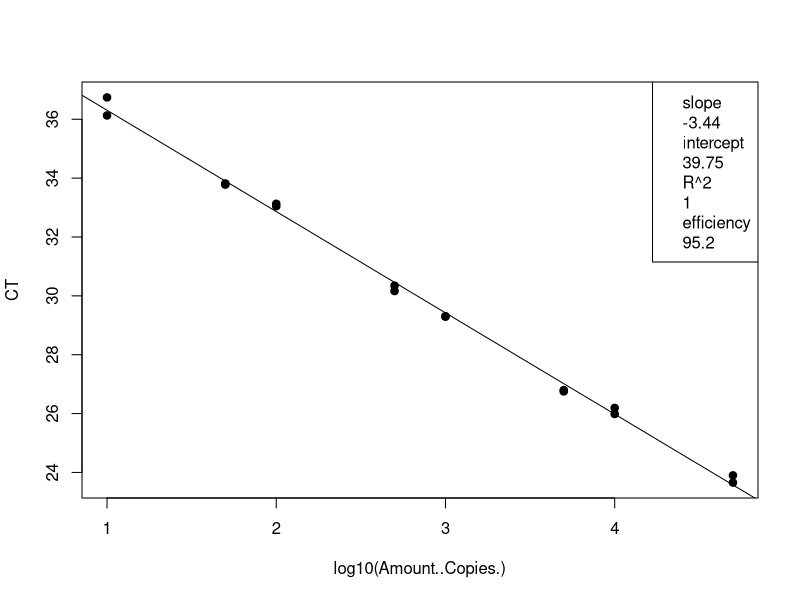
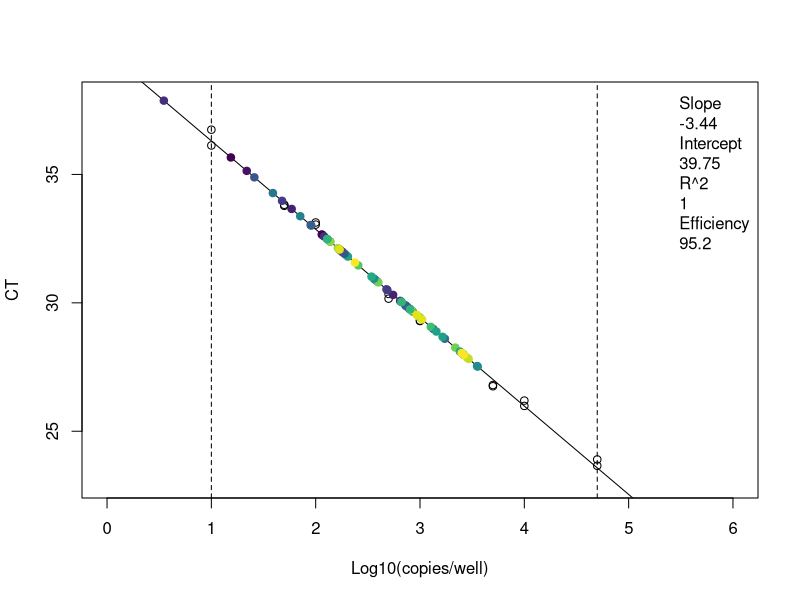
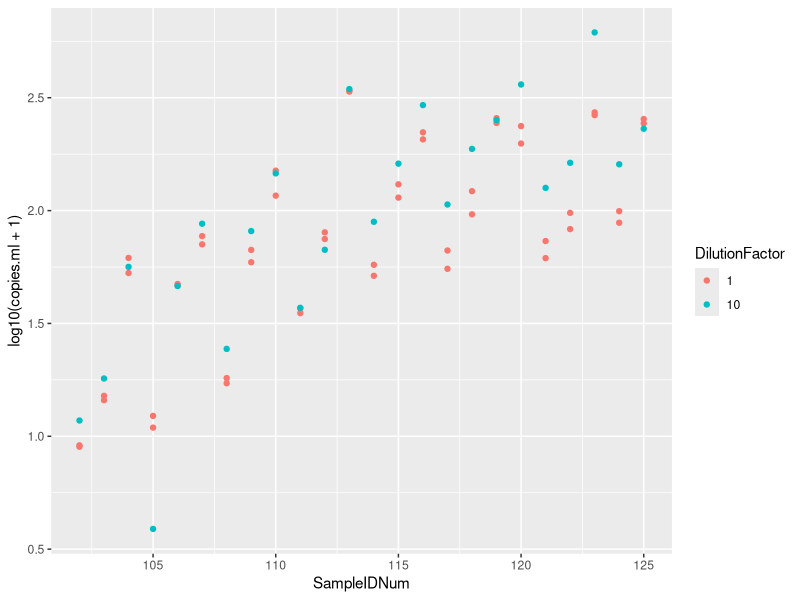

Reproduce these figures in R, in order.
## ---- chunk 1
knitr::opts_chunk$set(echo = TRUE)

## ---- chunk 2
# clear workspace
rm(list=ls())

# load the data (note data file must be in this repository)
data <- read.csv("Plate5_GenBac_qPCRConversion.csv")
## ---- chunk 3
# linear regression of standard curve
standards = subset(data, Name == "STANDARD")
standardCurve <- lm(CT ~ log10(Amount..Copies.), data = standards)

# save the line info
standard_slope = standardCurve$coefficients[2]
standard_intercept = standardCurve$coefficients[1]
R2 = summary(standardCurve)$r.squared
efficiency =  (10^(-1/standardCurve$coefficients[2])-1)*100

# plot standards and best fit line
standardCurvePlot <- plot(CT ~ log10(Amount..Copies.), data = standards, pch=19) 
abline(coef(standardCurve)) 
legend("topright", legend = c(paste= "slope", round(standard_slope, 2), paste= "intercept", round(standard_intercept, 2), paste= "R^2", round(R2, 2), paste = "efficiency", round(efficiency, 1)))
## ---- chunk 4
# data set of unknowns including info on standard curve
unknowns = subset(data, Name == "UNKNOWN")

# add new columns to the data table
unknowns$plate_num = 5 # note:change to the actual plate number
unknowns$standard_slope = standard_slope
unknowns$standard_intercept = standard_intercept
unknowns$R2 = R2
unknowns$efficiency = efficiency
  
# add a new column that interpolates copies/well from Ct for the unknowns
unknowns$log.copies.well = (unknowns$CT - standard_intercept)/standard_slope
unknowns$copies.well = 10^unknowns$log.copies.well

# copies/ul extract accounting for dilution factor
vol.well = 3 # note:change to qPCR template volume in ul
unknowns$vol.well = vol.well
unknowns$copies.ul = ((unknowns$copies.well/vol.well)*unknowns$DilutionFactor)

# copies/extraction
vol.elution = 110 #note:change to DNA extraction elution volume in ul
unknowns$vol.elution = vol.elution
unknowns$copies.extraction = (unknowns$copies.ul*vol.elution)

# copies/ml #Volume is volume of sample filtered in mL
unknowns$copies.ml = (unknowns$copies.extraction/unknowns$Volume)
## ---- chunk 5
# set up the color palette
library(viridis)
unknowns$SampleIDNum = as.factor(as.character(unknowns$SampleIDNum)) # change to factor for colors
Colors = viridis(n=nlevels(unknowns$SampleIDNum)) # set the color levels to call on later

# check the range and adjust the limits in plot
range(unknowns$CT, na.rm=T) # y limits
range(unknowns$log.copies.well, na.rm =T) # x limits

# plot the standard curve again
standardCurvePlot <- plot(CT ~ log10(Amount..Copies.), data = standards,
                          xlim = c(0,6), ylim = c(23,38),
                          xlab = "Log10(copies/well)",
                          ylab = "CT") 

# add boundaries and standard line
abline(v=log10(10), lty=2)
abline(v=log10(50000), lty=2)
abline(coef(standardCurve)) 

# add the sample data
standardCurvePlot <- points(CT ~ log.copies.well, data = unknowns, pch=19, 
                            col = Colors[unknowns$SampleIDNum])
legend("topright", inset = 0.002, box.lty=0, legend=c(paste= "Slope", round(standardCurve$coefficients[2], 2), 
                                                      paste= "Intercept", round(standardCurve$coefficients[1], 2), 
                                                      paste= "R^2", round(summary(standardCurve)$r.squared, 2),
                                                      paste = "Efficiency", round((10^(-1/standardCurve$coefficients[2])-1)*100, 1)))

## ---- chunk 6
# make a plot that compares the diluted to undiluted replicates for each sample including dilution factor
library("ggplot2")
unknowns$SampleIDNum <- as.numeric(as.character(unknowns$SampleIDNum)) # change to numeric
unknowns$DilutionFactor <- as.factor(as.character(unknowns$DilutionFactor)) # change to factor
qplot(SampleIDNum,log10(copies.ml+1), data=unknowns, col=DilutionFactor)
## ---- chunk 7
# write csv file
write.csv(unknowns, file = "Plate5_GenBac_ConvertedData.csv", row.names=FALSE, na="")

# average the replicates (if not strongly inhibited) and make a new file
library(dplyr)
data.average = unknowns %>% group_by(SampleIDNum) %>% summarise(copies.ml = mean(copies.ml, na.rm = T))
write.csv(data.average, file = "Plate5_GenBac_Averaged.csv", row.names=FALSE, na="")
